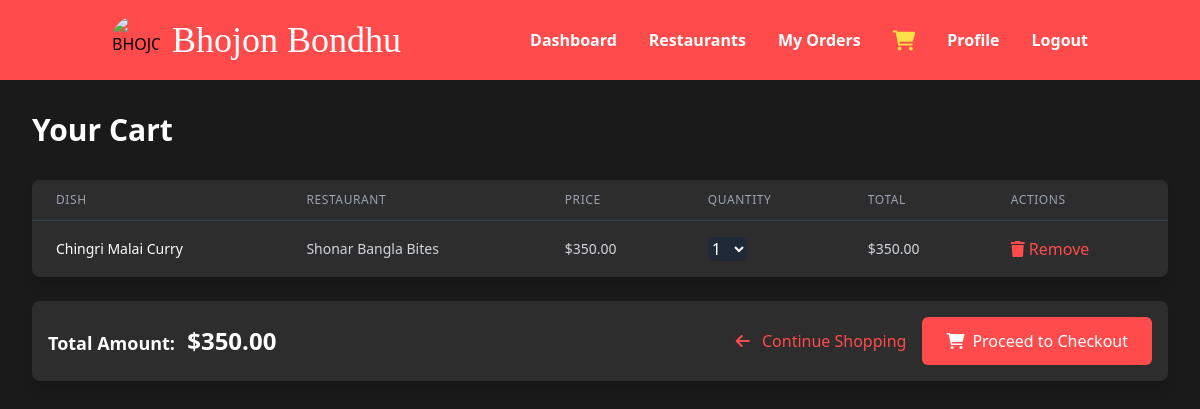
The page /user/cart.php (signed in) on the database its author committed.
### tables this page shows
CREATE TABLE `cart` (
  `id` int(11) NOT NULL,
  `user_id` int(11) NOT NULL,
  `dish_id` int(11) NOT NULL,
  `quantity` int(11) NOT NULL DEFAULT 1,
  `created_at` timestamp NOT NULL DEFAULT current_timestamp()
);

CREATE TABLE `dishes` (
  `id` int(11) NOT NULL,
  `restaurant_id` int(11) DEFAULT NULL,
  `name` varchar(100) NOT NULL,
  `description` text DEFAULT NULL,
  `price` decimal(10,2) NOT NULL,
  `image_url` varchar(255) DEFAULT NULL,
  `status` enum('available','unavailable') DEFAULT 'available',
  `created_at` timestamp NOT NULL DEFAULT current_timestamp()
);

CREATE TABLE `restaurants` (
  `id` int(11) NOT NULL,
  `name` varchar(100) NOT NULL,
  `description` text DEFAULT NULL,
  `image_url` varchar(255) DEFAULT NULL,
  `status` enum('active','inactive') DEFAULT 'active',
  `created_at` timestamp NOT NULL DEFAULT current_timestamp()
);

### user/cart.php (the view, shortened to what this page needs)
<?php
require_once '../includes/config.php';
    try {
        $stmt = $pdo->prepare("
            SELECT c.*, d.name as dish_name, d.price as dish_price,
                   r.name as restaurant_name
            FROM cart c
            LEFT JOIN dishes d ON c.dish_id = d.id
            LEFT JOIN restaurants r ON d.restaurant_id = r.id
            WHERE c.user_id = ? AND c.dish_id IS NOT NULL
        ");
        $stmt->execute([$_SESSION['user_id']]);
        $cart_items = $stmt->fetchAll();
    $total_amount = 0;
    foreach ($cart_items as $item) {
        $total_amount += $item['dish_price'] * $item['quantity'];
    }
} catch (PDOException $e) {
    $errors['general'] = 'Failed to fetch cart items';
    $cart_items = [];
}
require_once '../includes/user_header.php';
?>
<div class="bg-background min-h-screen py-8">
    <div class="max-w-7xl mx-auto px-4 sm:px-6 lg:px-8">
        <h1 class="text-3xl font-bold text-white mb-8">Your Cart</h1>
        <?php if (empty($cart_items)): ?>
            <div class="bg-surface rounded-lg p-8 text-center">
                <i class="fas fa-shopping-cart text-4xl text-gray-600 mb-4"></i>
                <h3 class="text-xl font-bold text-white mb-2">Your Cart is Empty</h3>
                <p class="text-gray-400 mb-4">Browse restaurants to add dishes to your cart.</p>
                <a href="restaurants.php" class="text-primary hover:text-primary-dark">
                    Browse Restaurants
                </a>
            </div>
        <?php else: ?>
            <div class="bg-surface rounded-lg shadow-lg overflow-hidden mb-6">
                <table class="w-full">
                    <thead>
                        <tr class="bg-surface border-b border-gray-700">
                            <th class="px-6 py-3 text-left text-xs font-medium text-gray-400 uppercase tracking-wider">Dish</th>
                            <th class="px-6 py-3 text-left text-xs font-medium text-gray-400 uppercase tracking-wider">Restaurant</th>
                            <th class="px-6 py-3 text-left text-xs font-medium text-gray-400 uppercase tracking-wider">Price</th>
                            <th class="px-6 py-3 text-left text-xs font-medium text-gray-400 uppercase tracking-wider">Quantity</th>
                            <th class="px-6 py-3 text-left text-xs font-medium text-gray-400 uppercase tracking-wider">Total</th>
                            <th class="px-6 py-3 text-left text-xs font-medium text-gray-400 uppercase tracking-wider">Actions</th>
                        </tr>
                    </thead>
                    <tbody class="divide-y divide-gray-700">
                        <?php foreach ($cart_items as $item): ?>
                            <tr>
                                <td class="px-6 py-4">
                                    <div class="text-sm font-medium text-white">
                                        <?php echo htmlspecialchars($item['dish_name']); ?>
                                    </div>
                                </td>
                                <td class="px-6 py-4 text-sm text-gray-300">
                                    <?php echo htmlspecialchars($item['restaurant_name']); ?>
                                </td>
                                <td class="px-6 py-4 text-sm text-gray-300">
                                    $<?php echo number_format($item['dish_price'], 2); ?>
                                </td>
                                <td class="px-6 py-4">
                                    <form method="POST" class="inline-flex items-center">
                                        <select name="quantity" onchange="this.form.submit()"
                                            class="rounded-md bg-gray-800 border-gray-700 text-white">
                                            <?php for ($i = 1; $i <= 10; $i++): ?>
                                                <option value="<?php echo $i; ?>" <?php echo $item['quantity'] == $i ? 'selected' : ''; ?>>
                                                    <?php echo $i; ?>
                                                </option>
                                            <?php endfor; ?>
                                        </select>
                                    </form>
                                </td>
                                <td class="px-6 py-4 text-sm text-gray-300">
                                    $<?php echo number_format($item['dish_price'] * $item['quantity'], 2); ?>
                                </td>
                                <td class="px-6 py-4">
                                    <form method="POST" class="inline">
                                        <button type="submit" class="text-error hover:text-error-dark">
                                            <i class="fas fa-trash"></i> Remove
                                        </button>
                                    </form>
                                </td>
                            </tr>
                        <?php endforeach; ?>
                    </tbody>
                </table>
            </div>
            <div class="bg-surface rounded-lg shadow-lg p-4 mb-6">
                <div class="flex justify-between items-center">
                    <div class="text-white">
                        <span class="text-lg font-semibold">Total Amount:</span>
                        <span class="text-2xl font-bold ml-2">$<?php echo number_format($total_amount, 2); ?></span>
                    </div>
                    <div class="flex items-center space-x-4">
                        <a href="restaurants.php" class="text-primary hover:text-primary-dark">
                            <i class="fas fa-arrow-left mr-2"></i> Continue Shopping
                        </a>
                        <a href="checkout.php"
                            class="bg-primary text-white px-6 py-3 rounded-md hover:bg-opacity-90 inline-flex items-center">
                            <i class="fas fa-shopping-cart mr-2"></i> Proceed to Checkout
                        </a>
                    </div>
                </div>
            </div>
        <?php endif; ?>
    </div>
</div>
<?php require_once '../includes/footer.php'; ?>

### rows shown on the page
cart: dish.name "Chingri Malai Curry", restaurants.name "Shonar Bangla Bites", dish.price "350.00", quantity "1", $item['dish_price']*$item['quantity'] "350.00"

### other values the page prints
$total_amount "350.00"
